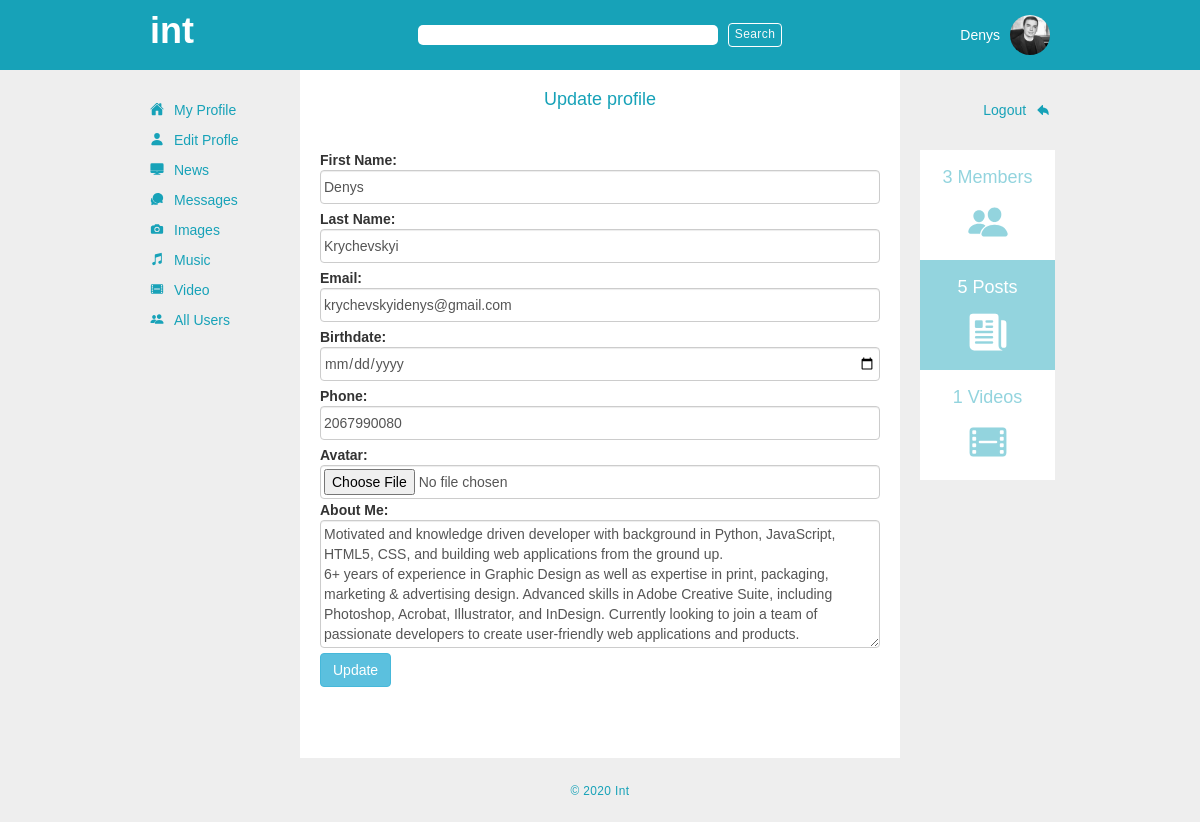
The page /update_profile/1/ (signed in) on the database its author committed.
### app_one/models.py (models this page shows, shortened)
class User(models.Model):
    first_name = models.CharField(max_length = 255)
    last_name = models.CharField(max_length = 255)
    initials = 	models.CharField(max_length = 10, blank=True, null = True)
    birth_date = models.DateField(blank=True, null=True)
    avatar = models.ImageField(upload_to='avatars', default='avatars/no_avatar.png')	#upload to avatars is a directory inside media directory, it will go like media/avatars
    email = models.TextField()
    phone_num = models.CharField(default='', max_length = 255)
    about = models.TextField(default='')
    password = models.TextField()
    location = models.CharField(max_length = 255, blank=True, null = True)
    has_message=models.IntegerField(default=0)
    created_at = models.DateTimeField(auto_now_add = True)
    updated_at = models.DateTimeField(auto_now = True)
    objects = UserManager()

### app_one/views.py (the view, shortened to what this page needs)
# urls.py: path('update_profile/<int:user_id>/', views.update_profile),
def update_profile(request, user_id):
    if request.method == "GET":
        cur_user=User.objects.get(id = user_id)
        cur_user.birth_date=str(cur_user.birth_date)
        context = {
            'cur_user': cur_user,
            'all_available_posts': Post.objects.all(),
            'all_users': User.objects.all(),
            'all_videos': Video_item.objects.all()
        }
        return render(request, 'update_profile.html', context)

### app_one/templates/update_profile.html (shortened to what this page needs)
{% load embed_video_tags %}
<!DOCTYPE html>
<html lang="en">
<head>
    {% include 'head.html' %}
</head>
<body>
    <div class="outer_container">
        {% include 'search.html' %}
        <div class="inner_container">
            <div class="inner">
                {% include 'navbar.html' %}
                <div class="main_container">
                    <div class="page_title_container">
                        <h4>Update profile</h4>
                    </div>
                    <div class="update_profile_container">
                        <form action="/update_profile/{{cur_user.id}}/" method="post" enctype="multipart/form-data">
                            <div class="form-group">
                                <label for="first_name">First Name:</label>
                                <input type="text" name="first_name" class="form-control" id="first_name" value = "{{cur_user.first_name}}">
                            </div>
                            <div class="form-group">
                                <label for="last_name">Last Name:</label>
                                <input type="text" name="last_name" class="form-control" id="last_name" value = "{{cur_user.last_name}}">
                            </div>
                            <div class="form-group">
                                <label for="email">Email:</label>
                                <input type="text" name="email" class="form-control" id="email" value = "{{cur_user.email}}">
                            </div>
                            <div class="form-group">
                                <label for="birth_date">Birthdate:</label>
                                <input type="date" name="birth_date" class="form-control" id="birth_date" value = "{{cur_user.birth_date}}">
                            </div>
                            <div class="form-group">
                                <label for="phone_num">Phone:</label>
                                <input type="tel" name="phone_num" class="form-control" id="phone_num" value = "{{cur_user.phone_num}}">
                            </div>
                            <div class="form-group">
                                <label for="avatar">Avatar:</label>
                                <div class="custom-file">
                                    <input type="file" name="avatar" class="form-control" id="avatar" >
                                </div>
                            </div>
                            <div class="form-group">
                              <label for="about">About Me:</label>
                              <textarea class="form-control" name="about" id="about" rows="6">{{cur_user.about}}</textarea>
                            </div>
                            <div class="button_form">
                                <button class="mybutton btn btn-info">Update</button>
                            </div>
                        </form>
                    </div>
                </div>
                {% include 'sidebar.html' %}
            </div>
        </div>
    {% include 'footer.html' %}
    </div>
</body>
</html>

### app_one/templates/search.html (shortened to what this page needs)
<div id="search_bar_container">
    <div id="search_bar">
        <div class="logo_container">
            <a href="/dashboard/"><h1 class="logotip">int</h1></a>
        </div>
        <div class="form_search_container">
            <div class="form_items">
                <form action="/search/" method="GET" class="form-inline">
                    <input class="search_bar1" type="search" name="results">
                    <button class="btn btn-outline-light search_bar1_btn" type="submit">Search</button>
                </form>
            </div>
        </div>
        <div class="current_user_container">
            {% if request.session.user_id != null %}
            <div class="cur_user_name_container">
                <p><a href="/user/{{ cur_user.id }}/profile/">{{ cur_user.first_name }}</a></p>
            </div>
            <div class="cur_user_photo_container">
                <a href="/user/{{ cur_user.id }}/profile/"><img src="{{ MEDIA_URL }}{{ cur_user.avatar }}" alt="avatar"></a>
            </div>
            {% endif %}
        </div>
    </div>
</div>

### app_one/static/css/style.css (style rules this page uses)
* { margin: 0; padding: 0; -webkit-box-sizing: border-box; box-sizing: border-box; font-family: Arial, Helvetica, sans-serif; }
p { margin-top: 0; margin-bottom: 0; }
a { color: #17a2b8; }
.outer_container { width: 100%; height: 100%; min-height: 92vh; background-color: #eeeeee; }
#search_bar_container { width: 100%; height: 70px; background-color: #17a2b8; }
#search_bar_container #search_bar { width: 900px; height: 70px; margin: 0 auto; display: -webkit-box; display: -ms-flexbox; display: flex; -webkit-box-align: center; -ms-flex-align: center; align-items: center; -webkit-box-pack: justify; -ms-flex-pack: justify; justify-content: space-between; }
#search_bar_container #search_bar .logo_container { -webkit-box-flex: 1; -ms-flex: 1; flex: 1; color: #fff; padding-bottom: 18px; }
#search_bar_container #search_bar .logo_container a { color: #fff; }
#search_bar_container #search_bar .logo_container a .logotip { color: #fff; font-weight: 900; }
#search_bar_container #search_bar .form_search_container { -webkit-box-flex: 3; -ms-flex: 3; flex: 3; }
#search_bar_container #search_bar .form_search_container .form_items { display: -webkit-box; display: -ms-flexbox; display: flex; -webkit-box-align: center; -ms-flex-align: center; align-items: center; -ms-flex-pack: distribute; justify-content: space-around; }
#search_bar_container #search_bar .form_search_container .form_items form .search_bar1 { outline: none; border: none; min-width: 300px; border-radius: 5px; margin-right: 10px; }
#search_bar_container #search_bar .form_search_container .form_items form .search_bar1_btn { padding: 0; border: 1px solid #fff; font-size: 12px; padding: 2px 6px; letter-spacing: 0.4px; }
#search_bar_container #search_bar .current_user_container { -webkit-box-flex: 1; -ms-flex: 1; flex: 1; display: -webkit-box; display: -ms-flexbox; display: flex; -webkit-box-align: center; -ms-flex-align: center; align-items: center; -webkit-box-pack: end; -ms-flex-pack: end; justify-content: flex-end; }
#search_bar_container #search_bar .current_user_container .cur_user_name_container { margin-right: 10px; }
#search_bar_container #search_bar .current_user_container .cur_user_name_container p a { color: #fff; }
#search_bar_container #search_bar .current_user_container .cur_user_photo_container img { width: 40px; height: 40px; border-radius: 50%; -o-object-fit: cover; object-fit: cover; }
.inner_container { width: 900px; margin: auto; min-height: 86vh; }
.inner { display: -webkit-box; display: -ms-flexbox; display: flex; -webkit-box-pack: justify; -ms-flex-pack: justify; justify-content: space-between; width: 900px; margin: 0 auto; height: 100%; }
.main_container { background-color: #fff; width: 600px; margin: auto; min-height: 86vh; }
.main_container .page_title_container { padding: 10px; text-align: center; color: #17a2b8; font-weight: 900; }
.hydrated { visibility: inherit; margin-bottom: -2px; }
.update_profile_container { padding: 20px; }
.form-group { margin-bottom: 0.5rem; }
label { margin-bottom: 0px; font-size: 14px; }
.form-control { height: calc(1.5em + .75rem + 2px); padding: 3px; height: 34px; }

### rows shown on the page
User: first_name "Denys", avatar (picture), last_name "Krychevskyi", email "krychevskyidenys@gmail.com", phone_num "2067990080", about "Motivated and knowledge driven developer with background in Python, JavaScript, HTML5, CSS, and building web applications from the ground up. 6+ years of experience in Graphic Design as well as expertise in print, packaging, marketing & advertising design. Advanced skills in Adobe Creative Suite, including Photoshop, Acrobat, Illustrator, and InDesign. Currently looking to join a team of passionate developers to create user-friendly web applications and products."

### other values the page prints
{{ all_users.count }} "3"
{{ all_available_posts.count }} "5"
{{ all_videos.count }} "1"
